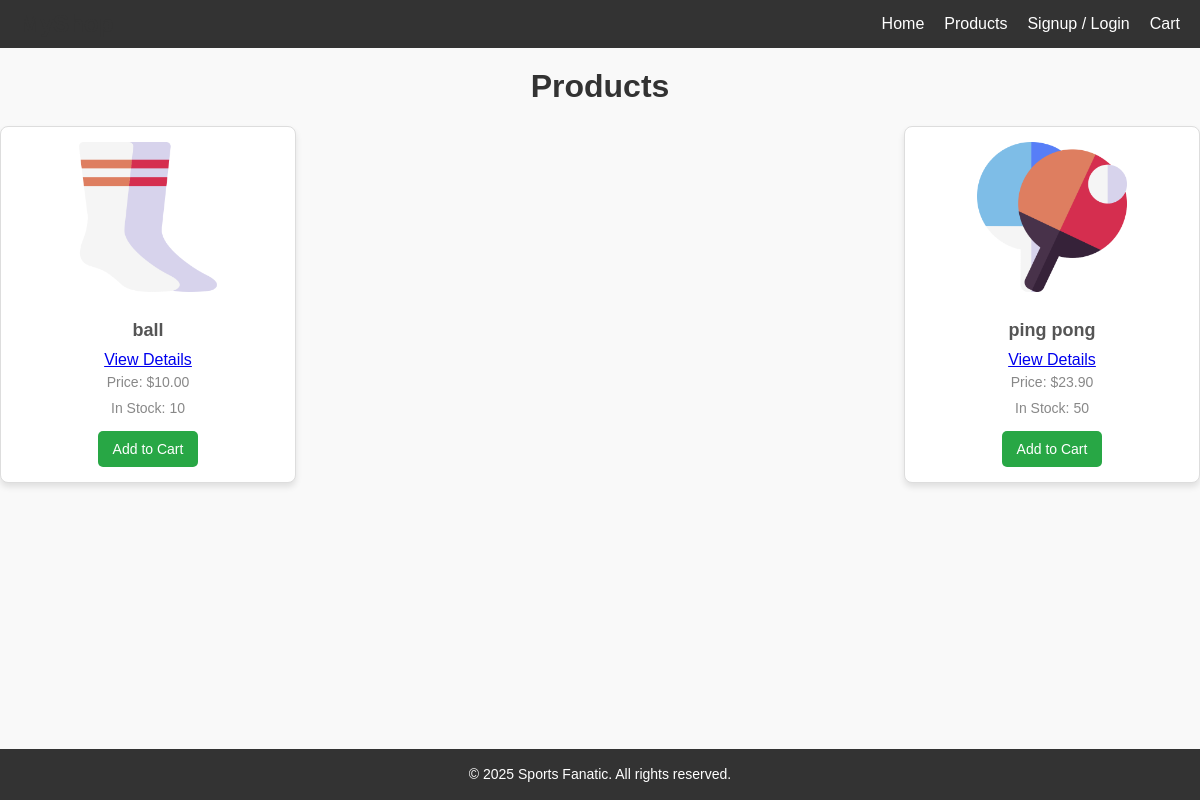
Before: /products/ with the older database file.
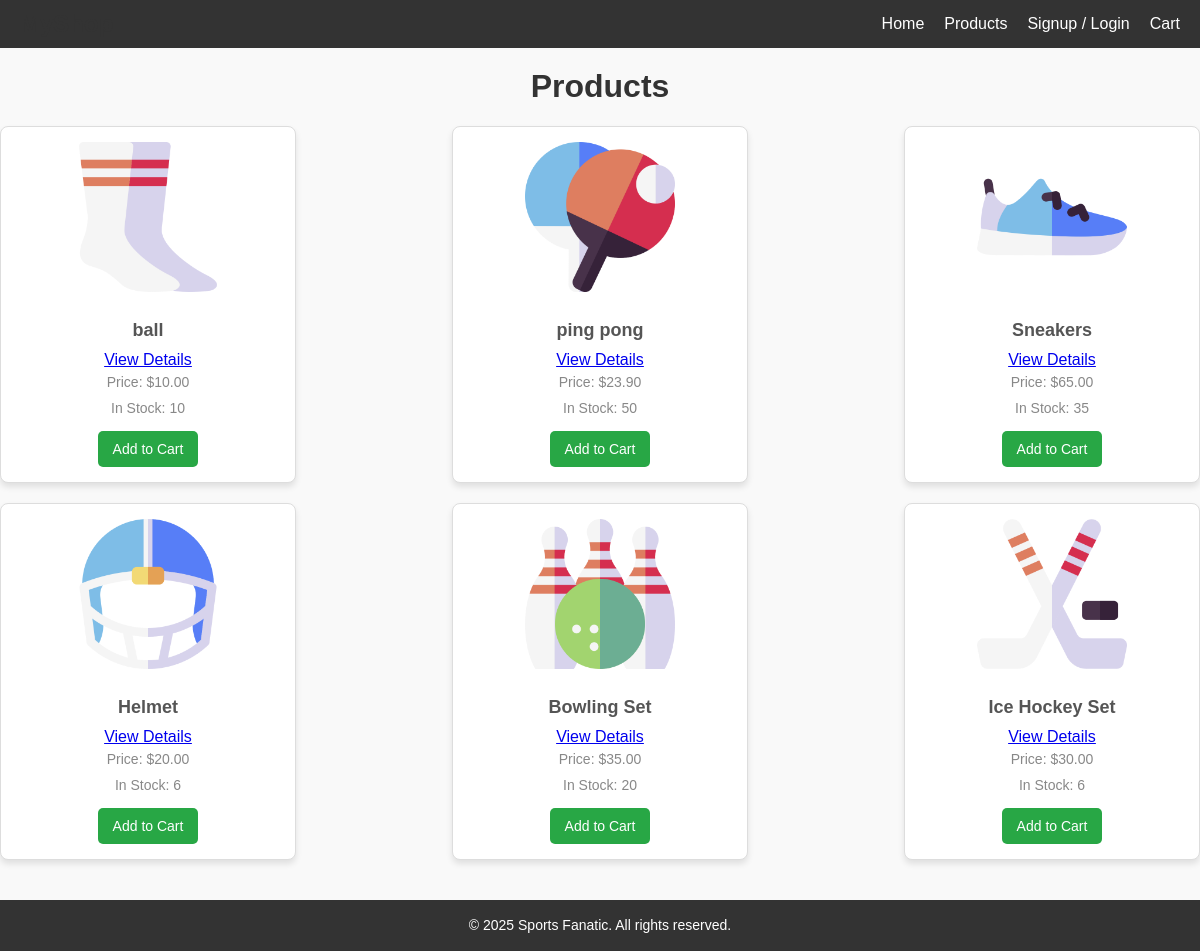
After: the same page with the newer database file.
### store/models.py (models this page shows, shortened)
class Product(models.Model):
    name = models.CharField(max_length=255)
    price = models.DecimalField(max_digits=10, decimal_places=2)
    stock = models.PositiveIntegerField(default=10)
    category = models.CharField(max_length=100, blank=True, null=True)
    image = models.ImageField(upload_to='products/', blank=True, null=True)
    description = models.TextField(blank=True)

### store/views.py (the view)
# urls.py: path('products/', views.product_list, name='product_list'),
def product_list(request):
    products = Product.objects.all()  # Query all products from the database
    return render(request, 'store/product_list.html', {'products': products})

### store/templates/store/product_list.html (shortened to what this page needs)
{% extends 'store/base.html' %}
{% load static %}
{% block styles %}
    <link rel="stylesheet" href="{% static 'store/product_list.css' %}">
{% endblock %}
{% block content %}
    <h1>Products</h1>
    <div class="products">
        {% for product in products %}
            <div class="product-card">
                {% if product.image %}
                    <img src="{{ product.image.url }}" alt="{{ product.name }}">
                {% else %}
                    <img src="{% static 'store/default-product.png' %}" alt="Default Product">
                {% endif %}
                <h3>{{ product.name }}</h3>
                <a href="{% url 'product_detail' product.id %}">View Details</a>
                <p>Price: ${{ product.price }}</p>
                {% if product.stock %}
                    <p>In Stock: {{ product.stock }}</p>
                    <a href="{% url 'add_to_cart' product.id %}" class="add-to-cart-btn">Add to Cart</a>
                {% else %}
                    <p style="color: red;">Out of Stock</p>
                {% endif %}
            </div>
        {% endfor %}
    </div>
{% endblock %}

### store/templates/store/base.html (shortened to what this page needs)
{% load static %}
<!DOCTYPE html>
<html lang ="en">
<head>
    {% block styles %}{% endblock %}
    <link rel="stylesheet" href="{% static 'store/base.css' %}">
</head>
<body>
    <header>
        <div class="logo">
            <h1>MyShop</h1>
        </div>
        <nav>
            <ul class="nav-links">
                <li><a href="{% url 'home' %}">Home</a></li>
                <li><a href="{% url 'product_list' %}">Products</a></li>
                {% if user.is_authenticated %}
                    <li><a href="{% url 'account' %}">Account</a></li>
                    <li class="dropdown">
                        <a href="#">Tools ▼</a>
                        <ul class="dropdown-menu">
                            <li><a href="{% url 'internal_tools' %}">Internal Tools</a></li>
                             <li><a href="{% url 'catalog_tool' %}">Catalog Tool</a></li>
                             <li><a href="{% url 'shipment_tool' %}">Shipment Tool</a></li>
                        </ul>
                    </li>
                    <form action="{% url 'logout' %}" method="post" style="display:inline">
                        {% csrf_token %}
                        <button type="submit" class="logout-btn">Logout</button>
                    </form>
                {% else %}
                    <li><a href="{% url 'signup' %}">Signup</a> / <a href="{% url 'login' %}">Login</a></li>
                {% endif %}
                <li><a href="{% url 'cart' %}">Cart</a></li>
            </ul>
        </nav>
    </header>
    <main>
        {% block content %}{% endblock %}
    </main>
    <footer class="site-footer">
        <p>&copy; 2025 Sports Fanatic. All rights reserved.</p>
    </footer>
</body>
</html>

### store/static/store/product_list.css (style rules this page uses)
body { font-family: Airal, sans-serif; margin: 0; padding: 0; background-color: #f9f9f9; }
h1 { text-align: center; color: #333; margin-top: 20px; }
.products { display: flex; flex-wrap: wrap; justify-content: space-between; gap: 20px; margin: 20px auto; max-width: 1200px; }
.product-card { background: #fff; border: 1px solid #ddd; border-radius: 8px; box-shadow: 0 4px 6px rgba(0, 0, 0, 0.1); padding: 15px; width: 22%; text-align: center; display: flex; flex-direction: column; align-items: center; }
.product-card img { max-width: 100%; height: 150px; object-fit: cover; border-radius: 8px; margin-bottom: 10px; }
.product-card h3 { font-size: 18px; color: #555; margin-bottom: 10px; }
.product-card p { font-size: 14px; color: #888; margin: 5px 0; }
.add-to-cart-btn { background-color: #28a745; color: white; border: none; border-radius: 5px; padding: 10px 15px; text-decoration: none; font-size: 14px; cursor: pointer; margin-top: 10px; }

### store/static/store/base.css (style rules this page uses)
header { background-color: #333; color: white; padding: 10px 20px; display: flex; justify-content: space-between; align-items: center; }
header .logo h1 { margin: 0; font-size: 24px; }
header nav { display: flex; }
header .nav-links { list-style: none; display: flex; gap: 20px; margin: 0; padding: 0; }
header .nav-links li { display: inline; }
header .nav-links a { color: white; text-decoration: none; font-size: 16px; transition: color 0.3s ease; }
.nav-links { list-style: none; padding: 0; margin: 0; display: flex; gap: 15px; }
.nav-links li { position: relative; }
.site-footer { background-color: #333; color: white; text-align: center; padding: 15px 0; margin-top: 20px; font-size: 14px; }
.site-footer p { margin: 0; line-height: 1.5; }
body { display: flex; flex-direction: column; min-height: 100vh; }
main { flex: 1; }
.site-footer { background-color: #333; color: white; text-align: center; padding: 15px 0; }

Changed rows visible on the page:
added Product: image (picture), name "Sneakers", price "65.00", stock "35"
added Product: image (picture), name "Helmet", price "20.00", stock "6"
added Product: image (picture), name "Bowling Set", price "35.00", stock "20"
added Product: image (picture), name "Ice Hockey Set", price "30.00", stock "6"
